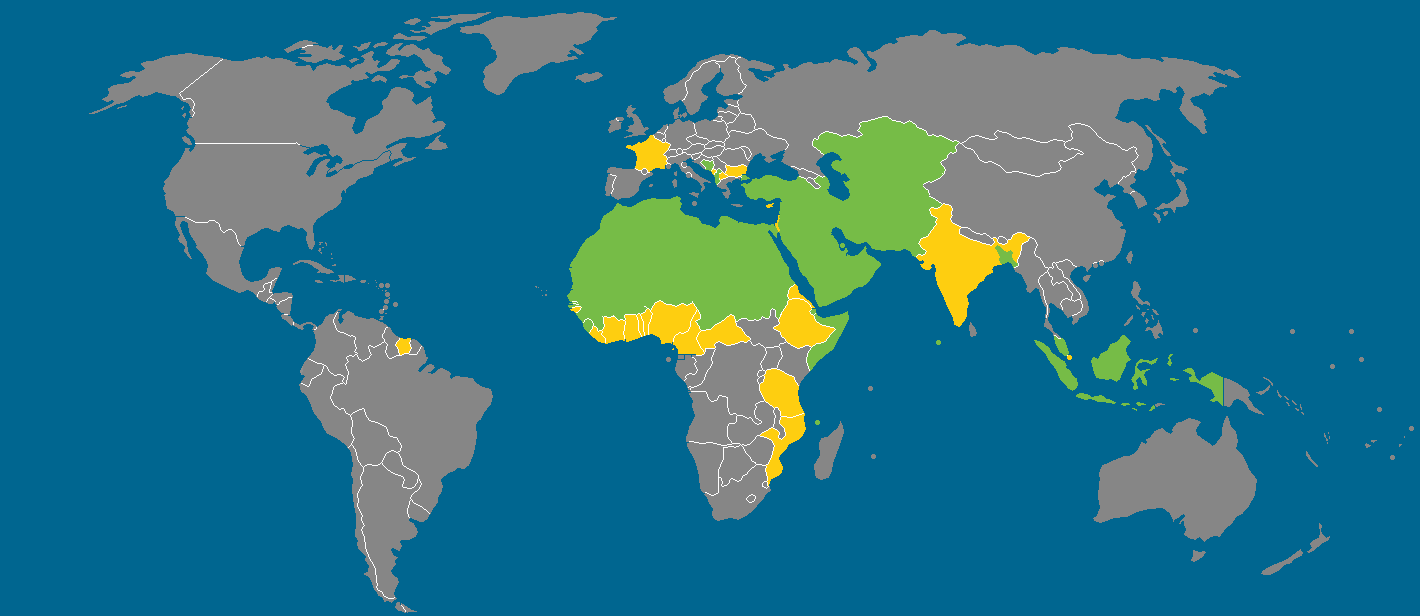
#> input picture assets/Muslim_world_map-ar-colored.png, 1420 x 616 px, found by its file name
$ python generate_map.py
#> lines starting #> are read from the running program, lines starting #| are printed output that depends on the picture
#!/usr/bin/env python3
import math
from PIL import Image

def get_closest_color(r, g, b):
    # تعريف الألوان المرجعية بناءً على صورتك
    colors = {
        "bg": {"rgb": (0, 100, 140), "hex": None},         # الخلفية الزرقاء (ستصبح شفافة)
        "green": {"rgb": (120, 190, 80), "hex": "#27ae60"}, # دول إسلامية > 50%
        "yellow": {"rgb": (255, 200, 0), "hex": "#f1c40f"}, # دول إسلامية 10-50%
        "grey": {"rgb": (130, 130, 130), "hex": "#4a4a4a"}  # باقي العالم (رمادي داكن ليتناسب مع Github)
    }

    min_dist = float('inf')
    closest = None

    # حساب أقرب لون بكسل للون المرجعي
    for name, data in colors.items():
        tr, tg, tb = data["rgb"]
        dist = math.sqrt((r - tr)**2 + (g - tg)**2 + (b - tb)**2)
        if dist < min_dist:
            min_dist = dist
            closest = name

    return closest, colors[closest]["hex"]

def generate_dot_map(image_path, output_path, width_dots=180):
#> called with width_dots = 180
    print(f"Loading image: {image_path}...")
    img = Image.open(image_path).convert('RGB')
#> img is the input picture: PIL image 1420x616 RGB; mean R, G, B 38.3, 115.3, 136.7
    w, h = img.size
#> w = 1420; h = 616

    # حساب الأبعاد الجديدة مع الحفاظ على نسبة العرض للارتفاع
    aspect_ratio = h / w
#> aspect_ratio = 0.434
    height_dots = int(width_dots * aspect_ratio)
#> height_dots = 78

    print(f"Resizing to grid: {width_dots}x{height_dots} dots...")
#> (printed output is left out)
    img_resized = img.resize((width_dots, height_dots), Image.Resampling.NEAREST)
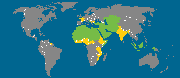
#> img_resized: PIL image 180x78 RGB; mean R, G, B 38.3, 115.4, 136.8

    # إعدادات الـ SVG
    dot_radius = 3.5
    spacing = 10
    svg_width = width_dots * spacing
    svg_height = height_dots * spacing
#> svg_height = 780

    svg_content = [
        f'<svg xmlns="http://www.w3.org/2000/svg" viewBox="0 0 {svg_width} {svg_height}" width="100%">',
        '  <!-- Generated by Eng. Ahmed Sovereign Workspace -->',
        '  <style>',
        '    circle { transition: all 0.3s ease; }',
        '    circle:hover { r: 6; opacity: 0.8; }', # تأثير تفاعلي عند تمرير الماوس
        '  </style>'
    ]

    dots_count = 0
    for y in range(height_dots ):
        for x in range(width_dots):
            r, g, b = img_resized.getpixel((x, y))
            color_name, hex_code = get_closest_color(r, g, b)

            # تجاهل الخلفية الزرقاء
            if color_name == "bg":
                continue

            cx = x * spacing + (spacing / 2)
            cy = y * spacing + (spacing / 2)

            svg_content.append(f'  <circle cx="{cx}" cy="{cy}" r="{dot_radius}" fill="{hex_code}" />')
            dots_count += 1

    svg_content.append('</svg>')

    with open(output_path, 'w') as f:
        f.write('\n'.join(svg_content))

    print(f"Success! SVG generated with {dots_count} dots.")
#| Success! SVG generated with 3813 dots.
    print(f"Saved to: {output_path}")

if __name__ == "__main__":
    # المسارات الدقيقة بناءً على بيئتك
    INPUT_IMAGE = "/home/kubuntu/Desktop/Muslim_world_map-ar-colored.png"
    OUTPUT_SVG = "/home/kubuntu/Desktop/islamic_world_map.svg"

    try:
        generate_dot_map(INPUT_IMAGE, OUTPUT_SVG)
    except FileNotFoundError:
        print(f"Error: Could not find the image '{INPUT_IMAGE}'. Please check the path.")
